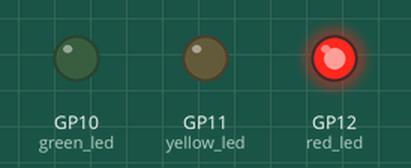
Bench run of a program on a simulated Raspberry Pi Pico running MicroPython. Shown: output pins drawn as LEDs (lit = HIGH).

Above: at 2.5 s.
At 5.5 s:
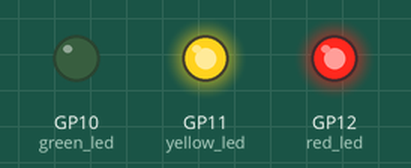
At 8.5 s:
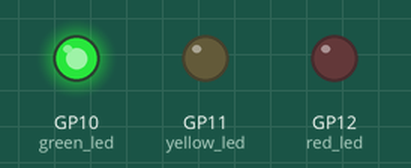
At 11.5 s:
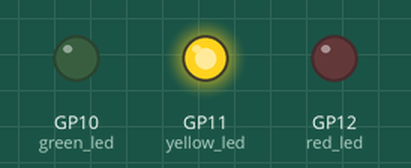
Timing chart, 0 to 15.6 s (numbered marks = the images above):
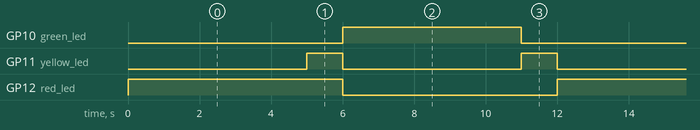

The program:

semafor_RYG.py
```python
from machine import Pin
import time

# Initialize pins
red_led = Pin(12, Pin.OUT)
yellow_led = Pin(11, Pin.OUT)
green_led = Pin(10, Pin.OUT)

try:
    while True:
        # RED
        red_led.value(1)
        yellow_led.value(0)
        green_led.value(0)
        time.sleep(5)

        # RED + YELLOW
        red_led.value(1)
        yellow_led.value(1)
        green_led.value(0)
        time.sleep(1)

        # GREEN
        red_led.value(0)
        yellow_led.value(0)
        green_led.value(1)
        time.sleep(5)

        # YELLOW
        red_led.value(0)
        yellow_led.value(1)
        green_led.value(0)
        time.sleep(1)

except KeyboardInterrupt:
    red_led.value(0)
    yellow_led.value(0)
    green_led.value(0)
    print("Script interrupted by user")
```

Measured:
- by itself, GP10 (green_led): alternates HIGH for 5.0 s and LOW for 7.0 s
- by itself, GP11 (yellow_led): alternates HIGH for 1.0 s and LOW for 5.0 s
- by itself, GP12 (red_led): alternates HIGH for 6.0 s and LOW for 6.0 s
